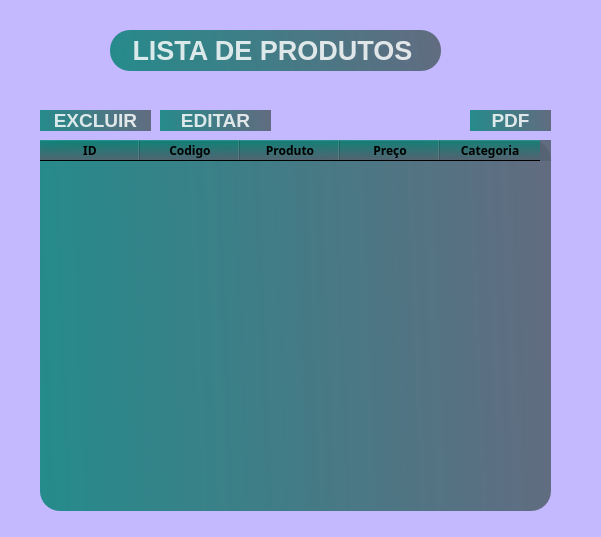
<?xml version="1.0" encoding="UTF-8"?>
<ui version="4.0">
 <class>MainWindow</class>
 <widget class="QMainWindow" name="MainWindow">
  <property name="geometry">
   <rect>
    <x>0</x>
    <y>0</y>
    <width>601</width>
    <height>537</height>
   </rect>
  </property>
  <property name="windowTitle">
   <string>MainWindow</string>
  </property>
  <property name="styleSheet">
   <string notr="true">background-color: rgb(196, 184, 255);</string>
  </property>
  <widget class="QWidget" name="centralwidget">
   <widget class="QLabel" name="label">
    <property name="geometry">
     <rect>
      <x>110</x>
      <y>30</y>
      <width>331</width>
      <height>41</height>
     </rect>
    </property>
    <property name="font">
     <font>
      <family>Arial</family>
      <pointsize>20</pointsize>
      <bold>true</bold>
     </font>
    </property>
    <property name="styleSheet">
     <string notr="true">background-color: qlineargradient(spread:pad, x1:0, y1:0.505682, x2:1, y2:0.477, stop:0 rgba(11, 131, 120, 219), stop:1 rgba(85, 98, 112, 226));
color:rgba(255, 255, 255, 210);
border-radius:20px;</string>
    </property>
    <property name="text">
     <string>   LISTA DE PRODUTOS</string>
    </property>
   </widget>
   <widget class="QPushButton" name="pushButton">
    <property name="geometry">
     <rect>
      <x>470</x>
      <y>110</y>
      <width>81</width>
      <height>21</height>
     </rect>
    </property>
    <property name="font">
     <font>
      <family>Arial</family>
      <pointsize>14</pointsize>
      <bold>true</bold>
     </font>
    </property>
    <property name="styleSheet">
     <string notr="true">background-color: qlineargradient(spread:pad, x1:0, y1:0.505682, x2:1, y2:0.477, stop:0 rgba(11, 131, 120, 219), stop:1 rgba(85, 98, 112, 226));
color:rgba(255, 255, 255, 210);
border-radius:20px;</string>
    </property>
    <property name="text">
     <string>PDF</string>
    </property>
   </widget>
   <widget class="QTableWidget" name="tableWidget">
    <property name="geometry">
     <rect>
      <x>40</x>
      <y>140</y>
      <width>511</width>
      <height>371</height>
     </rect>
    </property>
    <property name="font">
     <font>
      <family>Arial</family>
      <pointsize>10</pointsize>
      <bold>true</bold>
     </font>
    </property>
    <property name="styleSheet">
     <string notr="true">background-color: qlineargradient(spread:pad, x1:0, y1:0.505682, x2:1, y2:0.477, stop:0 rgba(11, 131, 120, 219), stop:1 rgba(85, 98, 112, 226));
border-radius:20px;</string>
    </property>
    <property name="textElideMode">
     <enum>Qt::ElideLeft</enum>
    </property>
    <property name="gridStyle">
     <enum>Qt::DashLine</enum>
    </property>
    <column>
     <property name="text">
      <string>ID</string>
     </property>
     <property name="font">
      <font>
       <family>Arial Black</family>
       <bold>true</bold>
      </font>
     </property>
    </column>
    <column>
     <property name="text">
      <string>Codigo</string>
     </property>
     <property name="font">
      <font>
       <family>Arial Black</family>
       <bold>true</bold>
      </font>
     </property>
    </column>
    <column>
     <property name="text">
      <string>Produto</string>
     </property>
     <property name="font">
      <font>
       <family>Arial Black</family>
       <bold>true</bold>
      </font>
     </property>
    </column>
    <column>
     <property name="text">
      <string>Preço</string>
     </property>
     <property name="font">
      <font>
       <family>Arial Black</family>
       <pointsize>9</pointsize>
       <bold>true</bold>
      </font>
     </property>
    </column>
    <column>
     <property name="text">
      <string>Categoria</string>
     </property>
     <property name="font">
      <font>
       <family>Arial Black</family>
       <bold>true</bold>
      </font>
     </property>
    </column>
   </widget>
   <widget class="QPushButton" name="pushButton_2">
    <property name="geometry">
     <rect>
      <x>40</x>
      <y>110</y>
      <width>111</width>
      <height>21</height>
     </rect>
    </property>
    <property name="font">
     <font>
      <family>Arial</family>
      <pointsize>14</pointsize>
      <bold>true</bold>
     </font>
    </property>
    <property name="styleSheet">
     <string notr="true">background-color: qlineargradient(spread:pad, x1:0, y1:0.505682, x2:1, y2:0.477, stop:0 rgba(11, 131, 120, 219), stop:1 rgba(85, 98, 112, 226));
color:rgba(255, 255, 255, 210);
border-radius:20px;</string>
    </property>
    <property name="text">
     <string>EXCLUIR</string>
    </property>
   </widget>
   <widget class="QPushButton" name="pushButton_3">
    <property name="geometry">
     <rect>
      <x>160</x>
      <y>110</y>
      <width>111</width>
      <height>21</height>
     </rect>
    </property>
    <property name="font">
     <font>
      <family>Arial</family>
      <pointsize>14</pointsize>
      <bold>true</bold>
     </font>
    </property>
    <property name="styleSheet">
     <string notr="true">background-color: qlineargradient(spread:pad, x1:0, y1:0.505682, x2:1, y2:0.477, stop:0 rgba(11, 131, 120, 219), stop:1 rgba(85, 98, 112, 226));
color:rgba(255, 255, 255, 210);
border-radius:20px;</string>
    </property>
    <property name="text">
     <string>EDITAR</string>
    </property>
   </widget>
  </widget>
  <widget class="QStatusBar" name="statusbar"/>
 </widget>
 <resources/>
 <connections/>
</ui>
